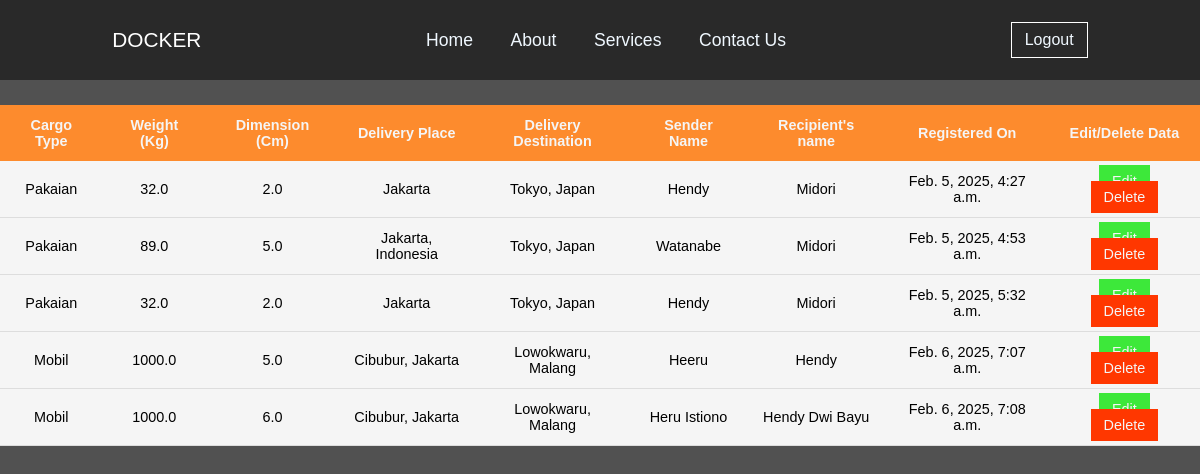
Page /cargo/ (signed in) on the earlier database version.
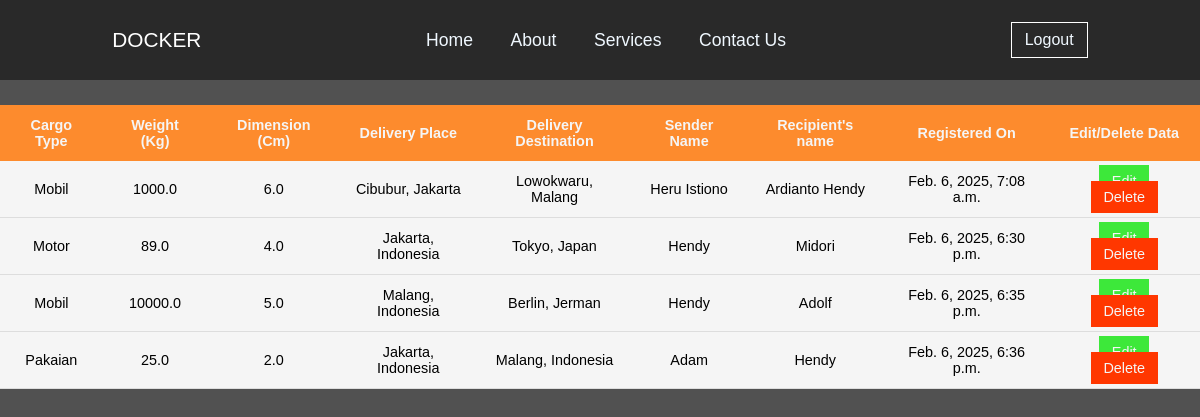
Same page on the later database version.
### myapp/models.py (models this page shows, shortened)
class Cargo(models.Model):
    user = models.ForeignKey(User, on_delete=models.CASCADE)
    jenis_cargo = models.CharField(max_length=100)
    berat = models.FloatField()
    ukuran = models.FloatField()
    agen_pengiriman = models.CharField(max_length=100)
    tujuan_pengiriman = models.CharField(max_length=100)
    nama_pengirim = models.CharField(max_length=100)
    nama_penerima = models.CharField(max_length=100)
    created_at = models.DateTimeField(auto_now_add=True)

### myapp/views.py (the view)
# urls.py: path('cargo/', views.check_cargo, name='check_cargo'),
@login_required(login_url='login')
def check_cargo(request):
    cargos = Cargo.objects.filter(user=request.user)
    return render(request, 'check_cargo.html', {'cargos': cargos})

### template/check_cargo.html (shortened to what this page needs)
{% load static %}
<!DOCTYPE html>
<html lang="en">
  <head>
    <link rel="stylesheet" href="{% static 'assets/css/check_cargo.css' %}" />
  </head>
  <body>
    <div class="content">
      <div class="tab">
        <p>DOCKER</p>
        <ul>
          <li><a href="/">Home</a></li>
          <li><a href="#">About</a></li>
          <li><a href="#">Services</a></li>
          <li><a href="#">Contact Us</a></li>
        </ul>
        {% if user.is_authenticated %}
        <a class="user" href="logout">Logout</a>
        {% else %}
        <a class="user" href="register">Register</a>
        {% endif %}
      </div>
      <div class="tab-container">
        <table class="content-table">
          <thead>
            <tr>
              <th>Cargo Type</th>
              <th>Weight (Kg)</th>
              <th>Dimension (Cm)</th>
              <th>Delivery Place</th>
              <th>Delivery Destination</th>
              <th>Sender Name</th>
              <th>Recipient's name</th>
              <th>Registered On</th>
              <th>Edit/Delete Data</th>
            </tr>
          </thead>
          <tbody>
            {% for cargo in cargos %}
            <tr>
              <td>{{cargo.jenis_cargo}}</td>
              <td>{{cargo.berat}}</td>
              <td>{{cargo.ukuran}}</td>
              <td>{{cargo.agen_pengiriman}}</td>
              <td>{{cargo.tujuan_pengiriman}}</td>
              <td>{{cargo.nama_pengirim}}</td>
              <td>{{cargo.nama_penerima}}</td>
              <td>{{cargo.created_at}}</td>
              <td>
                <a class="edit" href="{% url 'edit_cargo' cargo.id %}">Edit</a>
                <a class="delete" href="{% url 'delete_cargo' cargo.id %}">Delete</a>
              </td>
            </tr>
            {% endfor %}
          </tbody>
        </table>
      </div>
    </div>
  </body>
</html>

Differences in the rows shown:
removed Cargo: jenis_cargo "Pakaian", berat "32.0", ukuran "2.0", agen_pengiriman "Jakarta", tujuan_pengiriman "Tokyo, Japan", nama_pengirim "Hendy", nama_penerima "Midori", created_at "Feb. 5, 2025, 4:27 a.m."
removed Cargo: jenis_cargo "Pakaian", berat "89.0", ukuran "5.0", agen_pengiriman "Jakarta, Indonesia", tujuan_pengiriman "Tokyo, Japan", nama_pengirim "Watanabe", nama_penerima "Midori", created_at "Feb. 5, 2025, 4:53 a.m."
removed Cargo: jenis_cargo "Pakaian", berat "32.0", ukuran "2.0", agen_pengiriman "Jakarta", tujuan_pengiriman "Tokyo, Japan", nama_pengirim "Hendy", nama_penerima "Midori", created_at "Feb. 5, 2025, 5:32 a.m."
removed Cargo: jenis_cargo "Mobil", berat "1000.0", ukuran "5.0", agen_pengiriman "Cibubur, Jakarta", tujuan_pengiriman "Lowokwaru, Malang", nama_pengirim "Heeru", nama_penerima "Hendy", created_at "Feb. 6, 2025, 7:07 a.m."
changed Cargo "Cibubur, Jakarta": nama_penerima "Hendy Dwi Bayu" → "Ardianto Hendy"
added Cargo: jenis_cargo "Motor", berat "89.0", ukuran "4.0", agen_pengiriman "Jakarta, Indonesia", tujuan_pengiriman "Tokyo, Japan", nama_pengirim "Hendy", nama_penerima "Midori", created_at "Feb. 6, 2025, 6:30 p.m."
added Cargo: jenis_cargo "Mobil", berat "10000.0", ukuran "5.0", agen_pengiriman "Malang, Indonesia", tujuan_pengiriman "Berlin, Jerman", nama_pengirim "Hendy", nama_penerima "Adolf", created_at "Feb. 6, 2025, 6:35 p.m."
added Cargo: jenis_cargo "Pakaian", berat "25.0", ukuran "2.0", agen_pengiriman "Jakarta, Indonesia", tujuan_pengiriman "Malang, Indonesia", nama_pengirim "Adam", nama_penerima "Hendy", created_at "Feb. 6, 2025, 6:36 p.m."
